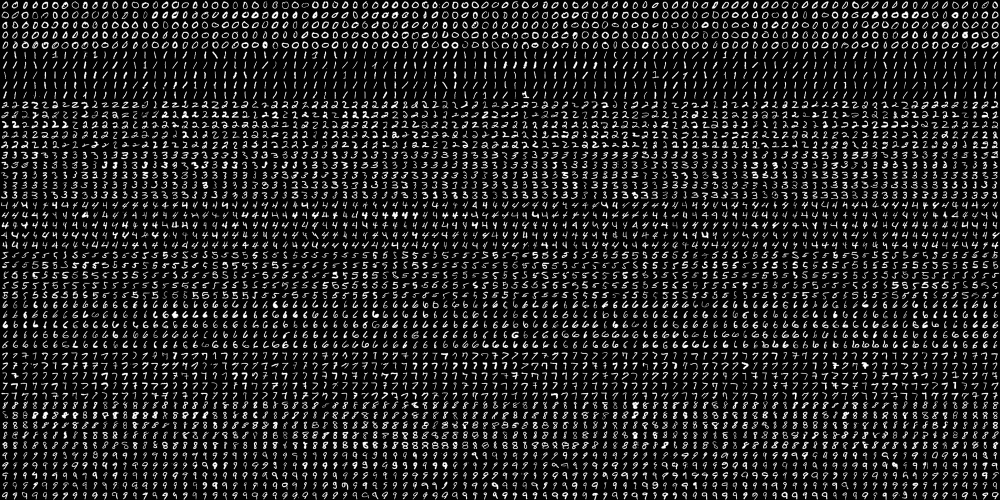
//> input picture OpenCV/Divide-digital.png/digits.png, 2000 x 1000 px (shown at 1/2 size)
$ ./main ../Divide-digital.png/digits.png   (built with g++ and OpenCV 4)
//> lines starting //> are read from the running program, lines starting //| are printed output that depends on the picture; after the words box and inside, x2 and y2 are one past the last pixel; in counts of white or black regions, pixels touching at a corner belong together
#include <opencv2/opencv.hpp>
#include <iostream>
#include <algorithm>
using namespace cv;
using namespace std;

/*输入参数*/
struct InputParama
{
    int thresh = 30;                                        //背景识别阈值，该值越小，识别非背景区面积越大，需有合适范围
    int transparency = 255;                                 //背景替换色透明度，255为实，0为透明
    int size = 7;                                           //非背景区边缘虚化参数，该值越大，边缘虚化程度越明显
    cv::Point p = cv::Point(0, 0);                     //背景色采样点，默认(0,0)点颜色作为背景色
    cv::Scalar color = cv::Scalar(255, 255, 255); //背景色
};

int GetDiff(uchar b,uchar g,uchar r,uchar tb,uchar tg,uchar tr); // 计算差值均方根
cv::Mat BackgroundSeparation(cv::Mat src, InputParama input); //背景分离
void Clear_MicroConnected_Areas(cv::Mat src, cv::Mat &dst, double min_area); //清除小面积连通区

int main(int argc, char** argv)
{
    cv::Mat src;
    if (argc != 2) //默认读取同级目录下的origin.jpg
    {
        src = cv::imread("../origin.jpg");
    }
    else
    {
        src = cv::imread(argv[1]);
//> src is the input picture: 1000 rows x 2000 cols, CV_8UC3; min 0, max 255, mean 33.8
    }

    if(src.empty())
    {
        std::cout << "Can't Open Picture" << std::endl;

        return -1;
    }

    InputParama input;
    input.thresh = 60;
    input.transparency = 255;
    input.size = 2;
    input.color = cv::Scalar(0, 0, 255);

    cv::Mat result = BackgroundSeparation(src, input);

    cv::imshow("original", src);
    cv::imshow("result", result);
    cv::imwrite("../result.png", result);

    cv::waitKey(0);

    return 0;
}

int GetDiff(uchar b,uchar g,uchar r,uchar tb,uchar tg,uchar tr)
{
    return  int(sqrt(((b - tb)*(b - tb) + (g - tg)*(g - tg) + (r - tr)*(r - tr))/3));
}

cv::Mat BackgroundSeparation(cv::Mat src, InputParama input)
{
    cv::Mat bgra, mask;

    cvtColor(src, bgra, COLOR_BGR2BGRA); //转化为BGRA格式，带透明度，4通道
    mask = cv::Mat::zeros(bgra.size(), CV_8UC1);
    int row = src.rows;
//> row = 1000
    int col = src.cols;
//> col = 2000

    /*异常数值修正*/
    input.p.x = max(0, min(col, input.p.x));
//> input.p = Point(0, 0)
    input.p.y = max(0, min(row, input.p.y));
    input.thresh = max(5, min(200, input.thresh));
//> input.thresh = 60
    input.transparency = max(0, min(255, input.transparency));
//> input.transparency = 255
    input.size = max(0, min(30, input.size));

    /*确定背景色*/
    uchar ref_b = src.at<Vec3b>(input.p.y, input.p.x)[0];
//> ref_b = 0
    uchar ref_g = src.at<Vec3b>(input.p.y, input.p.x)[1];
//> ref_g = 0
    uchar ref_r = src.at<Vec3b>(input.p.y, input.p.x)[2];
//> ref_r = 0

    /*计算蒙版区域（掩膜）*/
    for (int i = 0; i < row; ++i)
    {
        uchar *m = mask.ptr<uchar>(i);
        uchar *b = src.ptr<uchar>(i);
        for (int j = 0; j < col; ++j)
        {
            if ((GetDiff(b[3*j],b[3*j+1],b[3*j+2],ref_b,ref_g,ref_r)) > input.thresh)
            {
                m[j] = 255;
            }
        }
    }
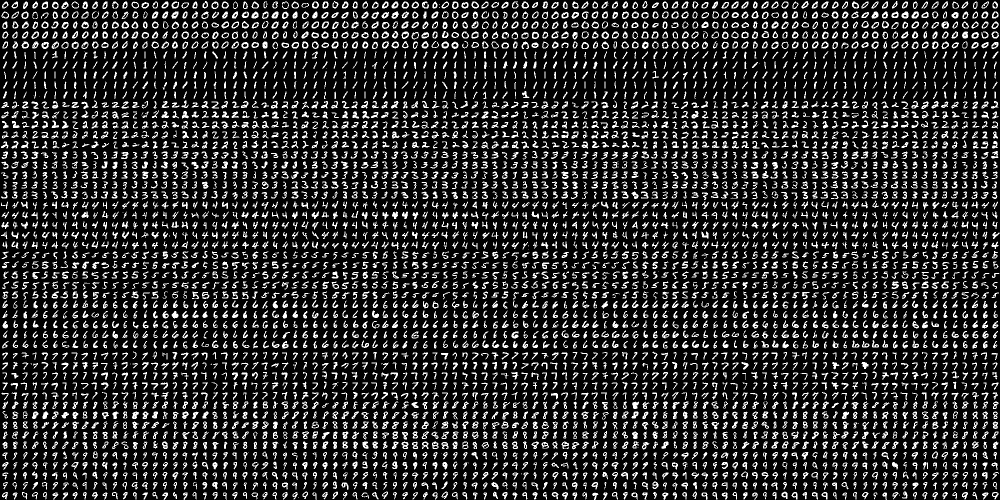
//> mask: 1000 rows x 2000 cols, CV_8UC1 (shown at 1/2 size); 17.5% white in thin lines or dots

    cv::Mat tmask = cv::Mat::zeros(row + 50, col + 50, CV_8UC1);
    mask.copyTo(tmask(cv::Range(25, 25 + mask.rows), cv::Range(25, 25 + mask.cols)));
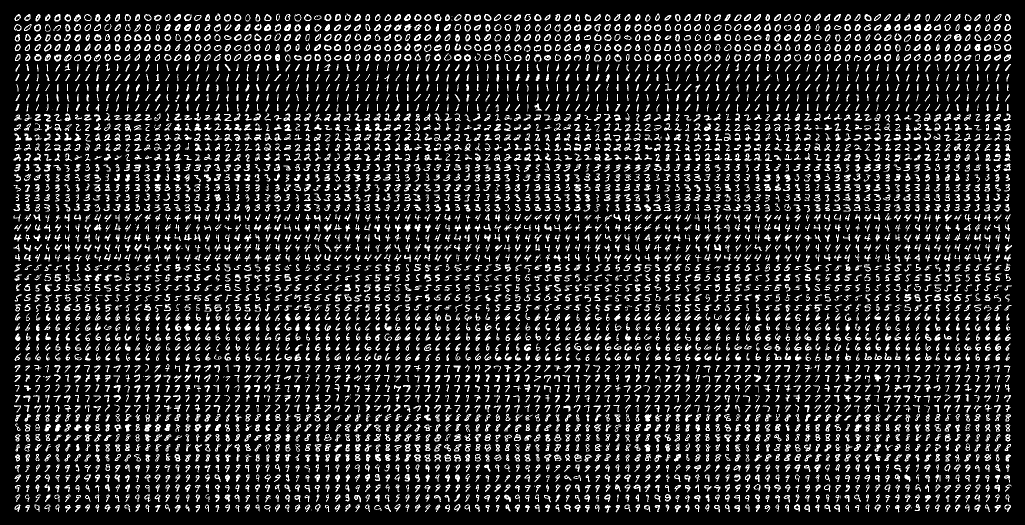
//> tmask: 1050 rows x 2050 cols, CV_8UC1 (shown at 1/2 size); 16.2% white in thin lines or dots

    /*寻找轮廓，填充轮廓内黑洞*/
    vector<vector<Point>> contour;
    vector<Vec4i> hierarchy;
    findContours(tmask, contour, hierarchy, RETR_EXTERNAL, CHAIN_APPROX_NONE);
//> contour = 5068 contours, 264 with area under 20; largest, box (x1, y1, x2, y2) and area: (1908, 68, 1923, 82) 154, (388, 88, 403, 103) 152, (828, 88, 843, 103) 148, (1089, 88, 1103, 103) 148, (589, 28, 603, 43) 148
    drawContours(tmask, contour, -1, Scalar(255), FILLED,16);
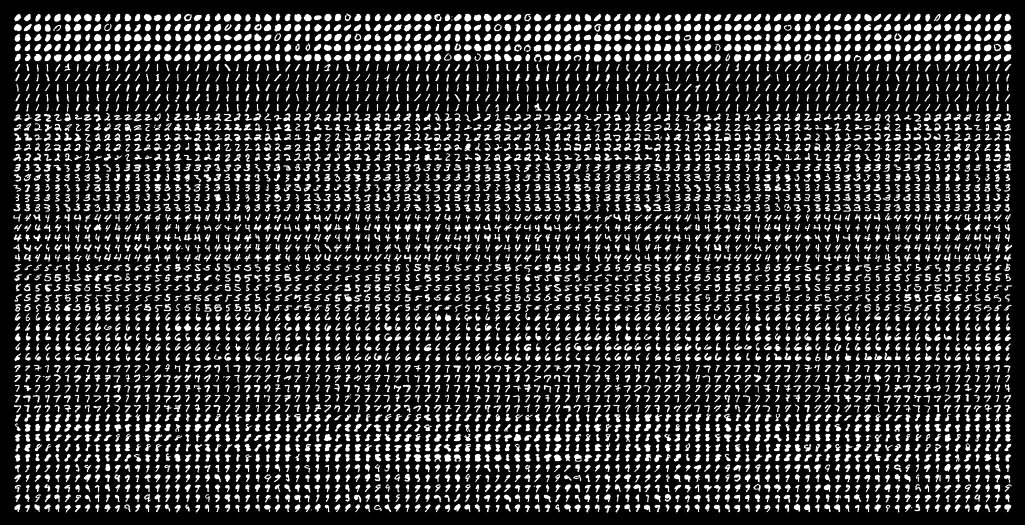
//> tmask: 1050 rows x 2050 cols, CV_8UC1 (shown at 1/2 size); 12.73% of pixels changed, all inside (x1, y1, x2, y2) = (26, 26, 2025, 1026)

    /*获取同背景色类似的区域，识别后填充*/
    cv::Mat hat;
    cv::Mat element = getStructuringElement(MORPH_ELLIPSE, Size(31, 31));
    cv::morphologyEx(tmask, hat, MORPH_BLACKHAT, element);
    hat.setTo(255, hat > 0);
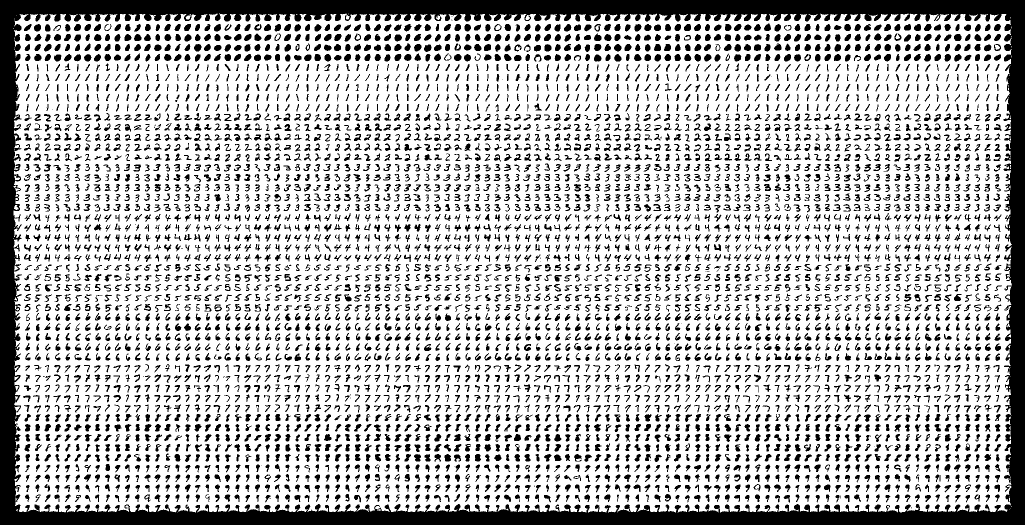
//> hat: 1050 rows x 2050 cols, CV_8UC1 (shown at 1/2 size); 74% white; 4772 black regions (60 under 20 px)
    cv::Mat hatd;
    Clear_MicroConnected_Areas(hat, hatd, 450);
//> in Clear_MicroConnected_Areas, `cv::findContours(src, contours, hierarchy, cv::RETR_EXTERNAL, cv::CHAI..`: contours = 127 contours, 113 with area under 20; largest, box (x1, y1, x2, y2) and area: (27, 27, 2024, 1025) 1940612, (371, 28, 382, 39) 48, (28, 813, 40, 823) 45, (28, 410, 37, 420) 44, (28, 351, 40, 361) 42
//> the loop in Clear_MicroConnected_Areas, `while (itc != contours.end())` made 127 passes
//> (rect, area) on passes 31, 35, 36, 41, 55, 60, 74, 81, 83, 85, 90, 93: (Rect(28, 813, 12, 10), 45), (Rect(30, 771, 7, 12), 27.5), (Rect(29, 753, 9, 8), 27.5), (Rect(29, 732, 8, 10), 23.5), (Rect(2012, 591, 8, 7), 29), (Rect(28, 531, 9, 10), 36.5), (Rect(28, 410, 9, 10), 44.5), (Rect(27, 371, 13, 11), 32.5), (Rect(28, 351, 12, 10), 41.5), (Rect(28, 331, 9, 9), 25), (Rect(29, 290, 9, 7), 32), (Rect(29, 270, 6, 10), 21.5)
//> after the loop in Clear_MicroConnected_Areas, `while (itc != contours.end())`:
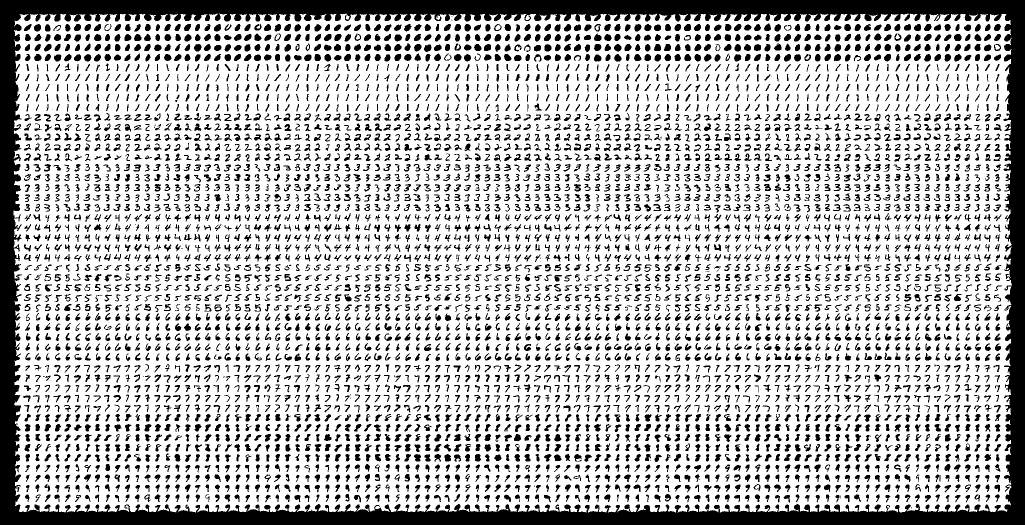
//> dst: 1050 rows x 2050 cols, CV_8UC1 (shown at 1/2 size); 73.9% white; 4772 black regions (60 under 20 px), largest, box (x1, y1, x2, y2) and area: (0, 0, 2050, 1050) 204719, (1908, 68, 1923, 82) 176, (388, 88, 403, 103) 173
    tmask = tmask + hatd;
    mask = tmask(cv::Range(25, 25 + mask.rows), cv::Range(25, 25 + mask.cols)).clone();

    /*掩膜滤波，边缘虚化*/
    cv::blur(mask, mask, Size(2 * input.size+1, 2 * input.size + 1));
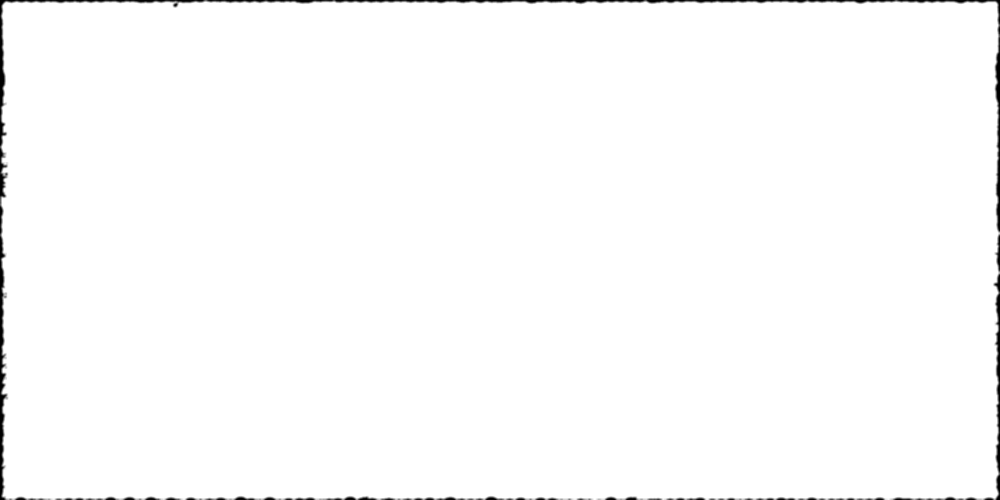
//> mask: 1000 rows x 2000 cols, CV_8UC1 (shown at 1/2 size); min 0, max 255, mean 252

    /*改色*/
    for (int i = 0; i < row; ++i)
    {
        uchar *r = bgra.ptr<uchar>(i);
        uchar *m = mask.ptr<uchar>(i);
        for (int j = 0; j < col; ++j)
        {
            /*蒙版为0的区域就是标准背景区*/
            if (m[j] == 0)
            {
                r[4 * j] = uchar(input.color[0]);
                r[4 * j + 1] = uchar(input.color[1]);
                r[4 * j + 2] = uchar(input.color[2]);
                r[4 * j + 3] = uchar(input.transparency);
            }

            /*不为0且不为255的区域是轮廓区域（边缘区），需要虚化处理*/
            else if (m[j] != 255)
            {
                /*边缘处按比例上色*/
                int newb = int((r[4 * j] * m[j] * 0.3 + input.color[0] * (255 - m[j])*0.7) /
                           ((255 - m[j])*0.7+ m[j] * 0.3));
                int newg = int((r[4 * j+1] * m[j] * 0.3 + input.color[1] * (255 - m[j])*0.7) /
                           ((255 - m[j])*0.7 + m[j] * 0.3));
                int newr = int((r[4 * j + 2] * m[j] * 0.3 + input.color[2] * (255 - m[j])*0.7) /
                           ((255 - m[j])*0.7 + m[j] * 0.3));
                int newt = int((r[4 * j + 3] * m[j] * 0.3 + input.transparency * (255 - m[j])*0.7) /
                           ((255 - m[j])*0.7 + m[j] * 0.3));

                newb = max(0, min(255, newb));
                newg = max(0, min(255, newg));
                newr = max(0, min(255, newr));
                newt = max(0, min(255, newt));
                r[4 * j] = newb;
                r[4 * j + 1] = newg;
                r[4 * j + 2] = newr;
                r[4 * j + 3] = newt;
            }
        }
    }
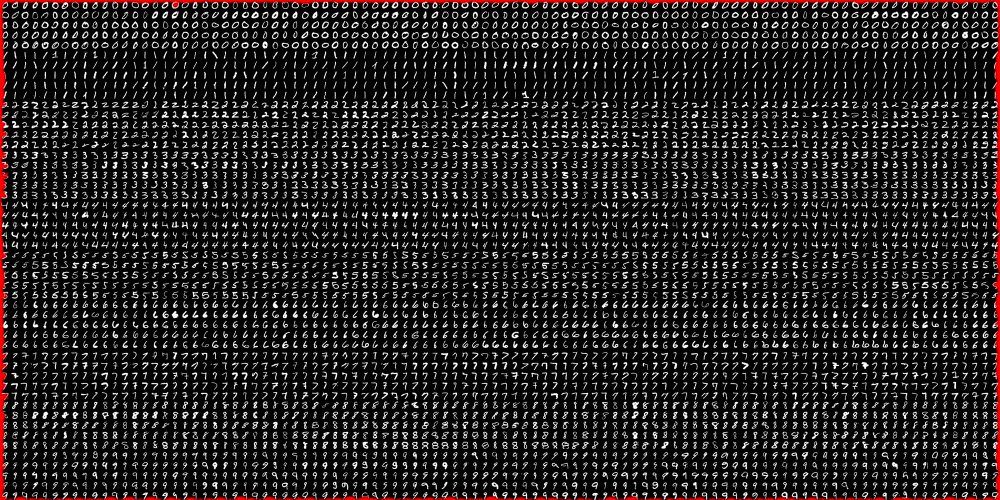
//> bgra: 1000 rows x 2000 cols, CV_8UC4 (shown at 1/2 size); mean B, G, R, A 33.6, 33.6, 37.1, 255
    return bgra;
}

void Clear_MicroConnected_Areas(cv::Mat src, cv::Mat &dst, double min_area)
{
    dst = src.clone(); // 备份复制
    std::vector<std::vector<cv::Point> > contours;  // 创建轮廓容器
    std::vector<cv::Vec4i> 	hierarchy;

    cv::findContours(src, contours, hierarchy, cv::RETR_EXTERNAL, cv::CHAIN_APPROX_NONE, cv::Point());

    if (!contours.empty() && !hierarchy.empty())
    {
        std::vector<std::vector<cv::Point> >::const_iterator itc = contours.begin();

        /*遍历所有轮廓*/
        while (itc != contours.end())
        {
            cv::Rect rect = cv::boundingRect(cv::Mat(*itc)); //定位当前轮廓所在位置

            double area = contourArea(*itc); //contourArea函数计算连通区面积

            /*若面积小于设置的阈值*/
            if (area < min_area)
            {
                /*遍历轮廓所在位置所有像素点*/
                for (int i = rect.y; i < rect.y + rect.height; i++)
                {
                    uchar *output_data = dst.ptr<uchar>(i);
                    for (int j = rect.x; j < rect.x + rect.width; j++)
                    {
                        /*将连通区的值置0*/
                        if (output_data[j] == 255)
                        {
                            output_data[j] = 0;
                        }
                    }
                }
            }
            itc++;
        }
    }
}
